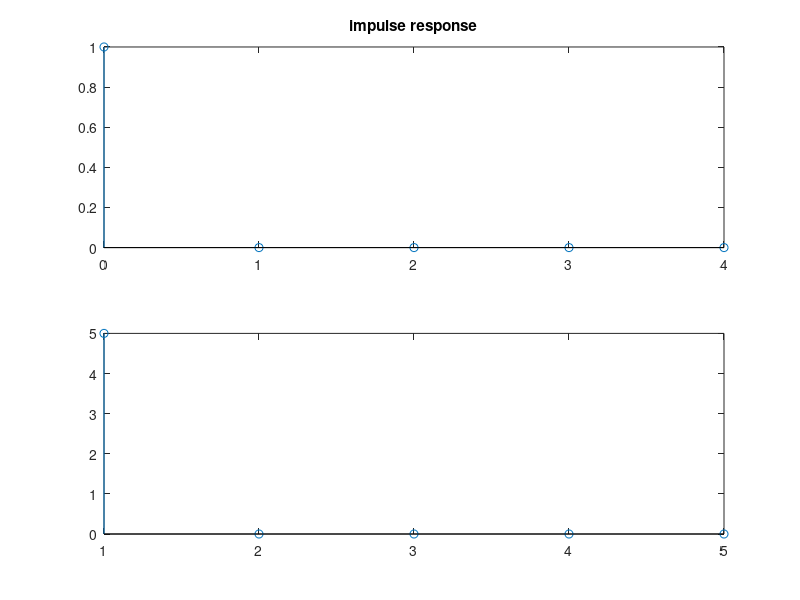

MATLAB code for this plot:
clc;
clear all;
close all;
b=input('enter the numerator coefficient');
a=input('enter the denominator coefficient');
n=input('enter the length of the sequence');
[h t]=impz(b,a,n);
disp(h);
subplot(2,1,1);
stem(t,h);
title('impulse response');
x=input('enter input sequence');
y=conv(x,h);
disp(y);
subplot(2,1,2);
stem(y);